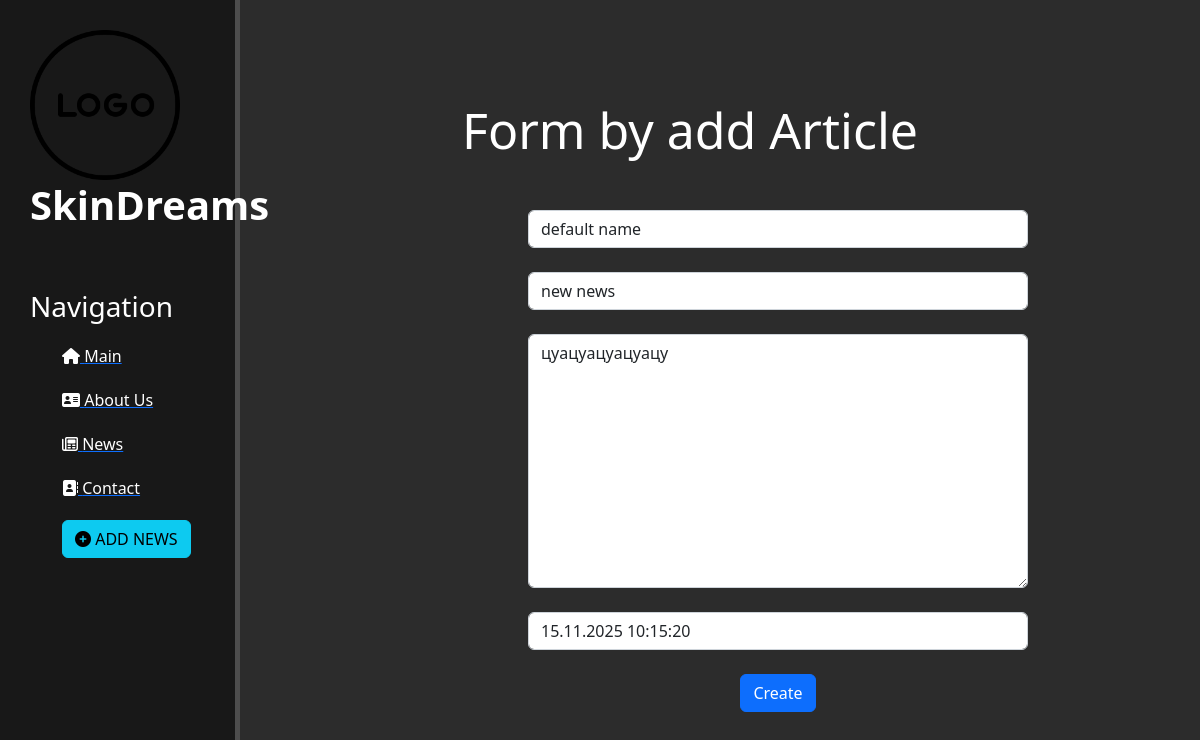
The app's page /news/7/update with its own data.
### news/models.py (models this page shows, shortened)
class Articles(models.Model):
    title = models.CharField('Name', max_length=50, default='default name')
    anons = models.CharField('Anons', max_length=250)
    full_text = models.TextField('MainText')
    date = models.DateTimeField('Data published')
    class Meta:
        verbose_name = "New"
        verbose_name_plural = "News"

### news/views.py (the view)
# urls.py: path('<int:pk>/update', views.NewsUpdateView.as_view(), name='news_update'),
class NewsUpdateView(UpdateView):
    model = Articles
    template_name = 'news/create.html'
    form_class = ArticlesForm

### news/forms.py
class ArticlesForm(ModelForm):
    class Meta:
        model = Articles
        fields = ['title', 'anons', 'full_text', 'date']
        widgets = {
            "title": TextInput(attrs={
                'class': "form-control",
                'placeholder': "Articles name"
            }),
            "anons": TextInput(attrs={
                'class': "form-control",
                'placeholder': "Anons Article"
            }),
            "full_text": Textarea(attrs={
                'class': "form-control",
                'placeholder': "Text Article"
            }),
            "date": DateTimeInput(attrs={
                'class': "form-control",
                'placeholder': "Data Time"
            }),
        }

### news/templates/news/create.html (shortened to what this page needs)
{% extends 'main/layout.html'%}
{% block content %}
<div class="features">
    <h1>Form by add Article</h1>
    <form method="post">
        {{ form.title }}<br>
        {{ form.anons }}<br>
        {{ form.full_text }}<br>
        {{ form.date }}<br>
        <button class="btn btn-primary" type="submit">Create</button>
    </form>
</div>
{% endblock %}

### main/static/main/css/main.css (style rules this page uses)
body { background-color: #2c2c2c; }
main .features { float: left ; color: #ffffff; margin-top: 100px; text-align: center; width: 75%; }
main .features h1 { font-size: 50px; }
form { margin-left: 32%; width: 500px; margin-top: 50px; }

### records on screen
Articles: title "default name", anons "new news", full_text "цуацуацуацуацу", date "15.11.2025 10:15:20"
